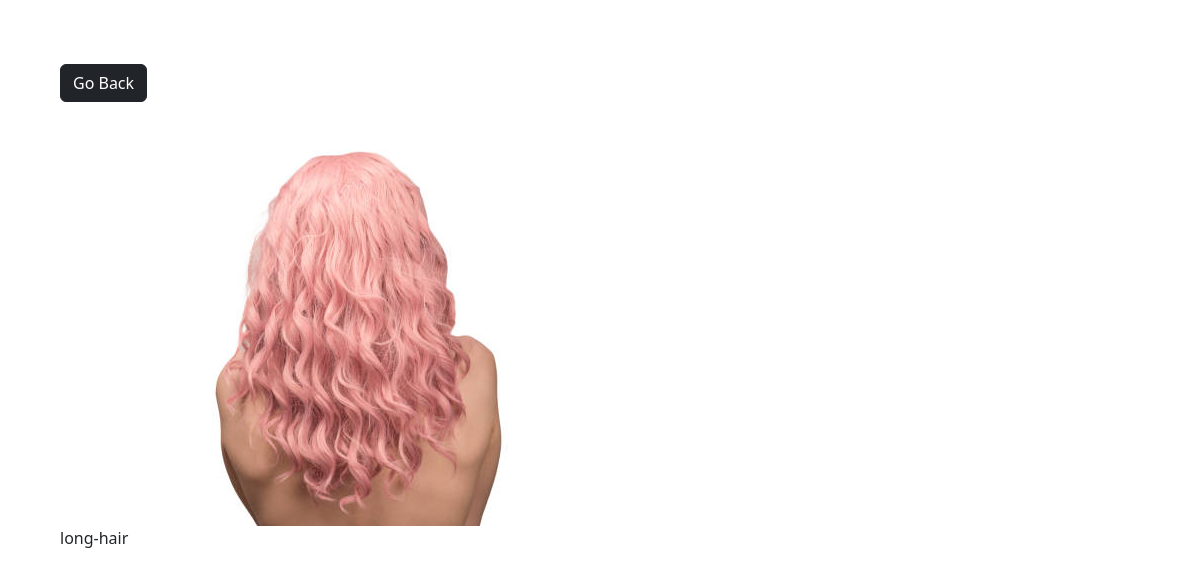
Screenshot of /photo/1/ with the database file from the repository.
### photos/models.py (models this page shows, shortened)
class Photo(models.Model):
    category = models.ForeignKey(Category, on_delete=models.SET_NULL, null=True, blank=True)
    image = models.ImageField( null=False, blank=False)
    description = models.TextField()

### photos/views.py (the view)
# urls.py: path('photo/<str:pk>/',views.viewPhoto, name="photo"),
def viewPhoto(request, pk):
    photos = Photo.objects.get(id=pk)
    context = {'photos':photos}
    return render(request, 'photos/photo.html', context)

### photos/templates/photos/photo.html (shortened to what this page needs)
<!DOCTYPE html>
<html lang="en">
    <head>
        <link href="https://cdn.jsdelivr.net/npm/bootstrap@5.3.3/dist/css/bootstrap.min.css" rel="stylesheet">
    </head>
    <body class="m-5">
        <div class="container">
            <div class="row justify-content-center">
                <div class="col">
                    <a href="{% url 'gallery'  %}" class="btn btn-dark my-3">Go Back</a>
                    <div style="height: 90vh;">
                    <img style="max-width: 100%; max-height: 100%;" src="{{photos.image.url}}">
                    <p>{{photos.description}} </p>
                    </div>
                </div>
            </div>
        </div>
    </body>
</html>

### rows the page displays
Photo: image (picture), description "long-hair"
